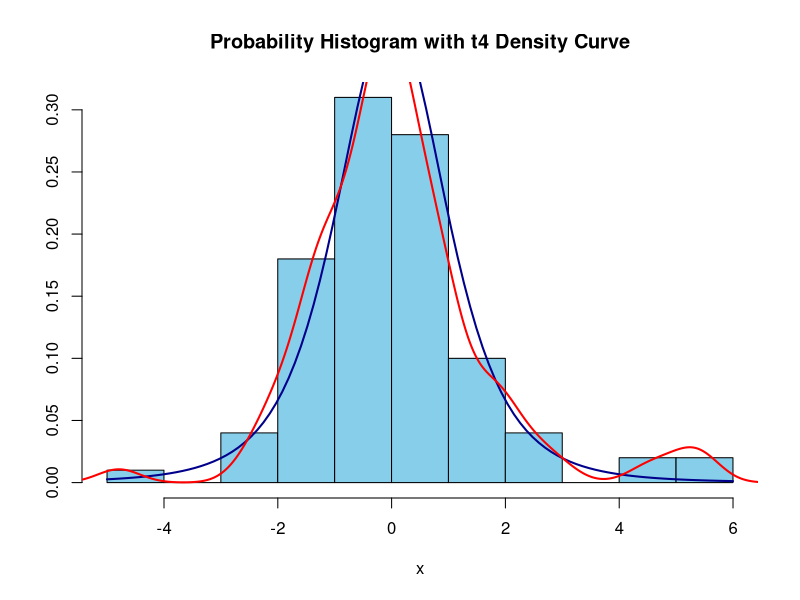

Write the R code that produced this figure.
# Jet Miguel Mendoza
# Load required package
library(MASS)

# Exercise 1.1
# Setting seed for reproducibility
set.seed(123)  

# Generate random sample from t distribution with 4 degrees of freedom
sample_data <- rt(100, df=4)

# Display a probability histogram of the sample_data
truehist(sample_data, col="skyblue", main="Probability Histogram with t4 Density Curve", xlab="x")

# Exercise 1.2
# Add t4 density curve to the histogram
curve(dt(x, df=4), add=TRUE, col="darkblue", lwd=2)

# Exercise 1.3
# Add an estimated density curve to the histogram
lines(density(sample_data), col="red", lwd=2)

# Exercise 1.4a
# Write a function to scale data to the interval [0, 1]
f <- function(x, a, b) {
  return ((x-a)/b)
}


# Exercise 1.4b
# Generate a random sample of Normal data with mean=2 and sd=2
x <- rnorm(100, mean=2, sd=2)

# Transform x to the interval [0, 1]
y <- f(x, a = min(x), b = max(x) - min(x))

# Print a summary of both the sample x and the transformed sample y
cat("Summary of the sample x:\n")
print(summary(x))

cat("Summary of the transformed sample y:\n")
print(summary(y))
